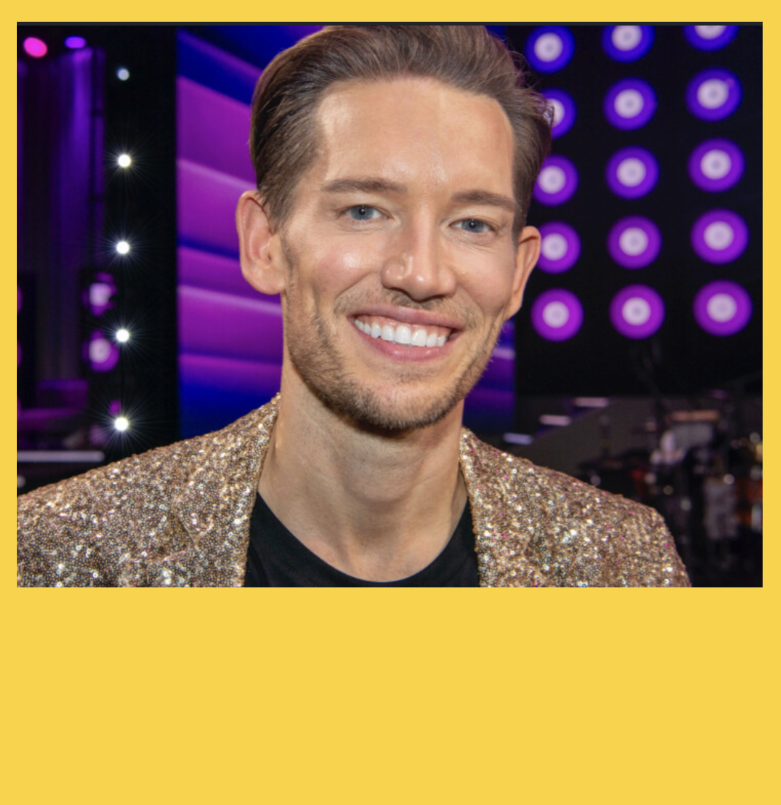
#> input picture morten_base_4.jpg, 1562 x 1610 px, found by its file name (shown at 1/2 size)
$ python generate_morten4_all.py
#> lines starting #> are read from the running program, lines starting #| are printed output that depends on the picture
#!/usr/bin/env python3
import csv as _csv
from PIL import Image, ImageDraw, ImageFont
from pathlib import Path

BASE    = Path("/Users/lunahansen/Desktop/Claude ads/morten_base_4.jpg")
OUT_DIR = Path("/Users/lunahansen/Desktop/Claude ads/output/morten_4")
OUT_DIR.mkdir(parents=True, exist_ok=True)

FONT_BOLD = "/Users/lunahansen/Desktop/Claude ads/OpenSans-Bold-700.ttf"

BLACK = (0, 0, 0)

X_MARGIN     = 55
RIGHT_MARGIN = 55
LINE_GAP     = 24
STROKE       = 0
TOP_GAP      = 30     # space between photo bottom and first line
BOTTOM_GAP   = 30     # space between last line and image bottom
YELLOW_TOP    = 1175  # where the photo ends and the yellow area begins
YELLOW_BOTTOM = 1570  # bottom of the usable yellow area

REVIEWS = []
with open(Path(__file__).parent / "reviews_morten.csv", newline='', encoding='utf-8') as _f:
#> (reads reviews_morten.csv from the repository)
    for _r in _csv.DictReader(_f):
        REVIEWS.append({"text": _r["text"], "out": _r["out"]})

def wrap_text(draw, text, font, max_width):
    words = text.split(' ')
    lines, current = [], ''
    for word in words:
        test = (current + ' ' + word).strip()
        if draw.textlength(test, font=font) <= max_width:
            current = test
        else:
            if current:
                lines.append(current)
            current = word
    if current:
        lines.append(current)
    return lines

for r in REVIEWS:
    img = Image.open(BASE)
#> img is the input picture: PIL image 1562x1610 RGBA; mean R, G, B, A 144.6, 114.3, 82.5, 255
    icc = img.info.get("icc_profile")
    img = img.convert("RGB")
#> img: PIL image 1562x1610 RGB
    draw = ImageDraw.Draw(img)

    width, height = img.size
#> width = 1562; height = 1610
    max_w = width - X_MARGIN - RIGHT_MARGIN
#> max_w = 1452

    for size in range(90, 18, -2):
        font = ImageFont.truetype(FONT_BOLD, size=size)
        lines = wrap_text(draw, r["text"], font, max_w)
        line_heights = []
        for line in lines:
            bbox = draw.textbbox((0, 0), line, font=font, stroke_width=STROKE)
            line_heights.append(bbox[3] - bbox[1])
        total_h = sum(line_heights) + LINE_GAP * (len(lines) - 1)
        if total_h <= (YELLOW_BOTTOM - YELLOW_TOP - TOP_GAP - BOTTOM_GAP):
            break
#> this loop made 11 passes
#> total_h on passes 1 to 11: 498, 490, 480, 367, 359, 355, 345, 353, 342, 338, 333

    x_left = X_MARGIN
    leftover = YELLOW_BOTTOM - YELLOW_TOP - total_h
#> leftover = 62
    y = YELLOW_TOP + int(leftover * 0.75)
#> y = 1221
    for line, line_h in zip(lines, line_heights):
        bbox = draw.textbbox((0, 0), line, font=font, stroke_width=STROKE)
        draw.text((x_left, y - bbox[1]), line, font=font,
                   fill=BLACK, anchor="la", align="left",
                   stroke_width=STROKE, stroke_fill=BLACK)
        y += line_h + LINE_GAP
#> this loop made 4 passes
#> (line, line_h, bbox, y) on passes 1, 3, 4: ('Morten Kjeldgaard har hjulpet 18.000', 68, (0, 12, 1314, 80), 1313), ('han sit hidtil største projekt mod fine', 68, (0, 12, 1298, 80), 1486), ('linjer', 68, (0, 12, 175, 80), 1578)
#> (line_h, bbox, y) on pass 2: (57, (0, 12, 1425, 69), 1394)
#> after the loop, y = 1578

    out_path = OUT_DIR / r["out"]
    save_kwargs = {"quality": 100, "subsampling": 0}
    if icc:
        save_kwargs["icc_profile"] = icc
    img.save(out_path, **save_kwargs)
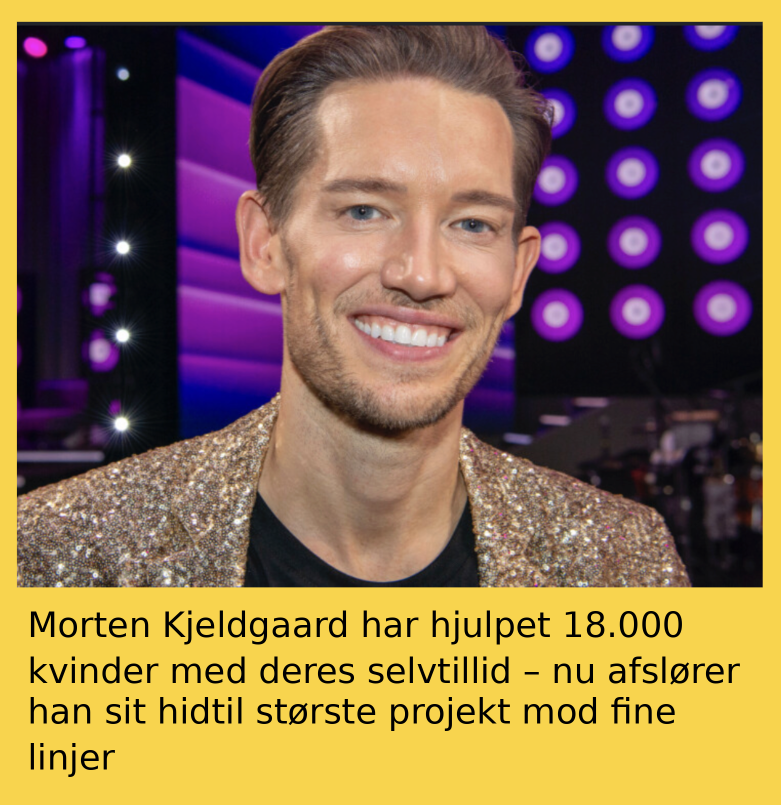
#> saved as 1_morten.jpg: PIL image 1562x1610 RGB (shown at 1/2 size); mean R, G, B 138.8, 109.4, 80.7
    print(f"Saved: {out_path}")

print(f"\nDone! {len(REVIEWS)} images saved to {OUT_DIR}")
